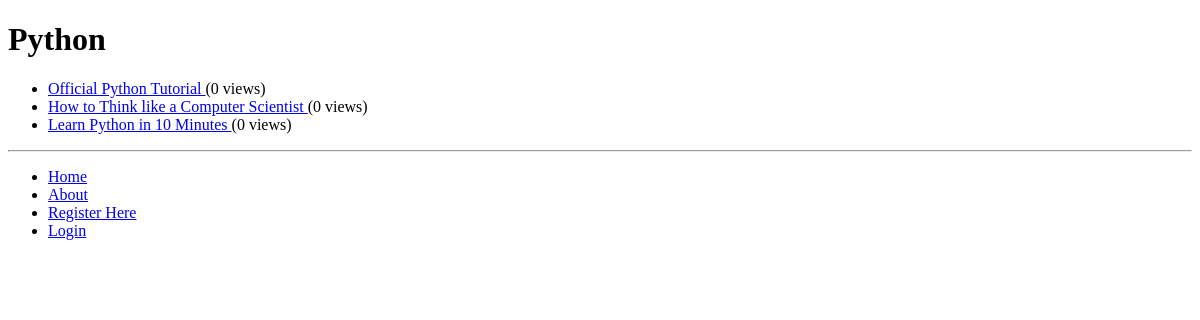
/rango/category/python/, run on an earlier commit of the app's database.
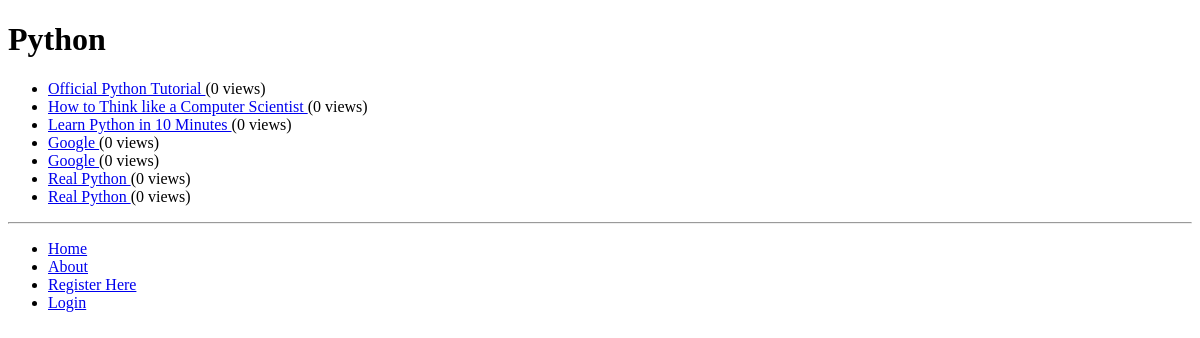
And on a later commit of the database.
### rango/models.py (models this page shows, shortened)
class Category(models.Model):
    name = models.CharField(max_length=128, unique=True)
    views = models.IntegerField(default=0)
    likes = models.IntegerField(default=0)
    slug = models.SlugField(unique=True)
    class Meta:
        verbose_name_plural = 'Categories'

class Page(models.Model):
    category = models.ForeignKey(Category, on_delete=models.CASCADE)
    title = models.CharField(max_length=128)
    url = models.URLField()
    views = models.IntegerField(default=0)

### rango/views.py (the view)
# urls.py: path('category/<slug:category_name_slug>/', views.show_category, name='show_category'),
def show_category(request, category_name_slug):
    context_dict = {}
    try:
        category = Category.objects.get(slug=category_name_slug)
        pages = Page.objects.filter(category=category)
        context_dict['pages'] = pages
        context_dict['category'] = category
    except Category.DoesNotExist:
        context_dict['category'] = None
        context_dict['pages'] = None
    return render(request, 'rango/category.html', context=context_dict)

### templates/rango/category.html (shortened to what this page needs)
{% extends 'rango/base.html' %}
{% block body_block %}
    {% if category %}
        <h1>{{ category.name }}</h1>
        {% if pages %}
            <ul>
                {% for page in pages %}
                <li>
                    <a href="{% url 'rango:goto' %}?page_id={{ page.id }}">
                        {{ page.title }}
                    </a>
                    ({{ page.views }} views)
                </li>
                {% endfor %}
            </ul>
        {% else %}
            <strong>No pages currently in category.</strong>
        {% endif %}
    {% else %}
        The specified category does not exist.
    {% endif %}
{% endblock %}

### templates/rango/base.html (shortened to what this page needs)
<!DOCTYPE html>
{% load staticfiles %}
<html>
<head>
</head>
<body>
    <div>
        {% block body_block %}
        {% endblock %}
    </div>
    <hr />
    <div>
        <ul>
            <li><a href="{% url 'rango:index' %}">Home</a></li>
            <li><a href="{% url 'rango:about' %}">About</a></li>
            {% if user.is_authenticated %}
                <li><a href="{% url 'rango:restricted' %}">Restricted Page</a></li>
                <li><a href="{% url 'rango:add_category' %}">Add a New Category</a></li>
                <li><a href="{% url 'rango:logout' %}">Logout</a></li>
            {% else %}
                <li><a href="{% url 'rango:register' %}">Register Here</a></li>
                <li><a href="{% url 'rango:login' %}">Login</a></li>
            {% endif %}
        </ul>
    </div>
</body>
</html>

What changed in the data, as far as the page shows it:
added Page: title "Google", views "0"
added Page: title "Google", views "0"
added Page: title "Real Python", views "0"
added Page: title "Real Python", views "0"
